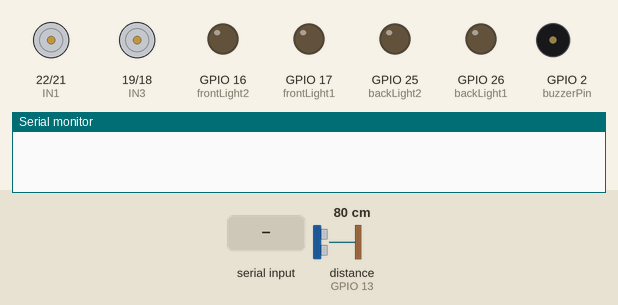
This sketch was run on a simulated ESP32. On the bench: motor-driver pin pairs drawn as motors (green arrow = first pin HIGH = forward, orange = second pin HIGH = backward, longer = more drive, scaled by the enable pin), output pins drawn as LEDs (lit = HIGH), buzzer (waves = sounding, pin HIGH), the last lines printed to the serial monitor. Wiring (inferred from the names in the program): ultrasonic range finder: trigger GPIO 12; echo GPIO 13. Dashed ring = blinking. The inputs (shaded band) are chosen by the test bench; at power-on: distance to the obstacle (sensor on GPIO 13) 80 cm. The echo pulse lasts 58.3 µs per cm; nothing arrives over Bluetooth unless stated; pins used as bus, display or sensor lines are not drawn.

Above: at 1.2 s.
1.3 s: "H" received over the second serial link
At 2.2 s:
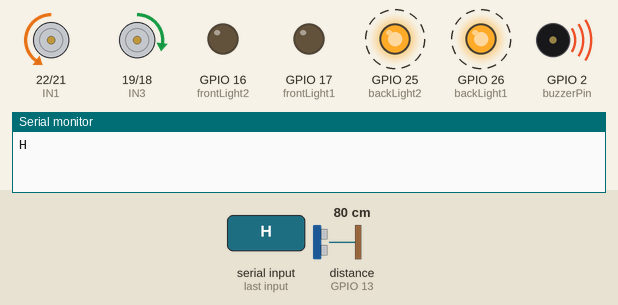
4.3 s: "G" received over the second serial link
At 5.0 s:
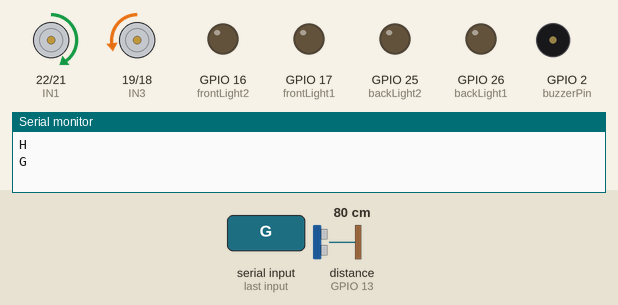
5.8 s: "I" received over the second serial link
At 6.1 s:
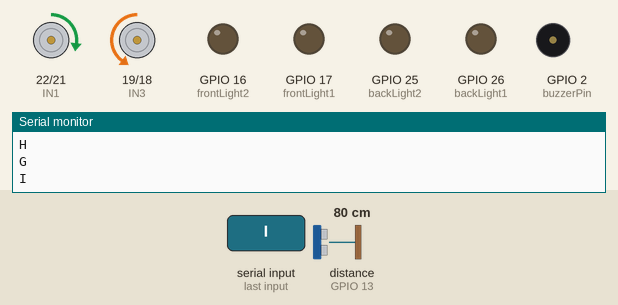
7.3 s: "J" received over the second serial link
At 8.2 s:
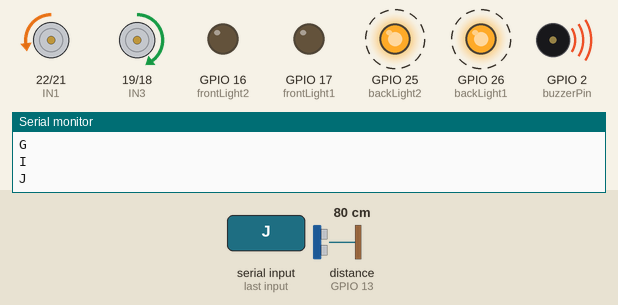
10.3 s: "F90\n" received over the second serial link
At 10.7 s:
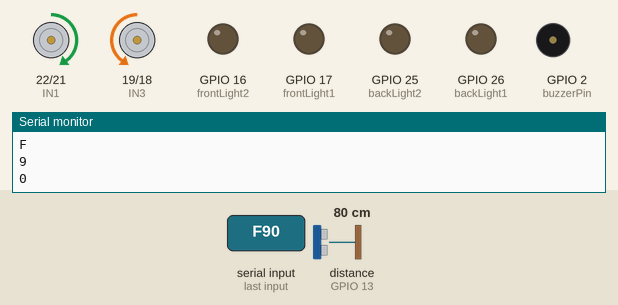
11.8 s: "B90\n" received over the second serial link
At 12.7 s:
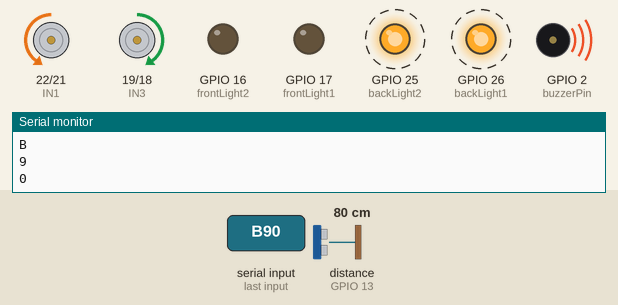
Timing chart, 0 to 15.8 s (numbered marks = the images above; inputs shaded):
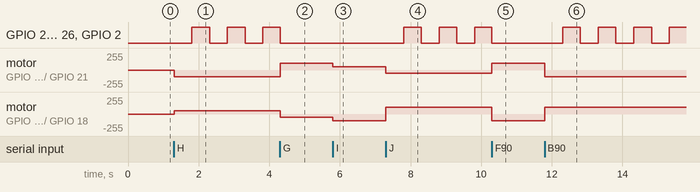

Measured:
- after the input at 1.3 s, GPIO 25 (backLight2), GPIO 26 (backLight1), GPIO 2 (buzzerPin): alternates HIGH for 0.50 s and LOW for 0.50 s, starting after 0.51 s; motor on GPIO 22 (IN1) / GPIO 21 (IN2): stopped → backward 100/255 at once; motor on GPIO 19 (IN3) / GPIO 18 (IN4): stopped → forward 50/255 at once
- after the input at 4.3 s, GPIO 25 (backLight2), GPIO 26 (backLight1), GPIO 2 (buzzerPin): goes on until 4.3 s, then stays LOW; motor on GPIO 22 (IN1) / GPIO 21 (IN2): backward 100/255 → forward 100/255 at once; motor on GPIO 19 (IN3) / GPIO 18 (IN4): forward 50/255 → backward 50/255 at once
- after the input at 5.8 s, motor on GPIO 22 (IN1) / GPIO 21 (IN2): forward 100/255 → forward 50/255 at once; motor on GPIO 19 (IN3) / GPIO 18 (IN4): backward 50/255 → backward 100/255 at once
- after the input at 7.3 s, GPIO 25 (backLight2), GPIO 26 (backLight1), GPIO 2 (buzzerPin): alternates HIGH for 0.50 s and LOW for 0.50 s, starting after 0.50 s; motor on GPIO 22 (IN1) / GPIO 21 (IN2): forward 50/255 → backward 50/255 at once; motor on GPIO 19 (IN3) / GPIO 18 (IN4): backward 100/255 → forward 100/255 at once
- after the input at 10.3 s, GPIO 25 (backLight2), GPIO 26 (backLight1), GPIO 2 (buzzerPin): goes on until 10.3 s, then stays LOW; motor on GPIO 22 (IN1) / GPIO 21 (IN2): backward 50/255 → forward 100/255 at once; motor on GPIO 19 (IN3) / GPIO 18 (IN4): forward 100/255 → backward 100/255 at once
- after the input at 11.8 s, GPIO 25 (backLight2), GPIO 26 (backLight1), GPIO 2 (buzzerPin): alternates HIGH for 0.50 s and LOW for 0.50 s, starting after 0.51 s; motor on GPIO 22 (IN1) / GPIO 21 (IN2): forward 100/255 → backward 100/255 at once; motor on GPIO 19 (IN3) / GPIO 18 (IN4): backward 100/255 → forward 100/255 at once

The sketch:

Main_Code.ino
```cpp
#include "BluetoothSerial.h"
#include <Arduino.h>

BluetoothSerial serialBT;

// Bluetooth signal store in this variable
char btSignal;

// Initial speed
int Speed = 100;

// Declare channels for PWM output
#define R 0
#define L 1

// PWM pins for controlling the speed
int enA = 5;
int enB = 23;

// Motor controlling pins
int IN1 = 22;
int IN2 = 21;
int IN3 = 19;
int IN4 = 18;

// Ultrasonic sensor pins
const int trigPin = 12;
const int echoPin = 13;

// Buzzer pin
const int buzzerPin = 2;

// Distance threshold for braking
const int distanceThreshold = 60;

// Add pin declarations for front and back lights
int frontLight1 = 17; // Pin for the first front light
int frontLight2 = 16; // Pin for the second front light
int backLight1 = 26;  // Pin for the first back light
int backLight2 = 25;  // Pin for the second back light

// Flags for blinking behavior
bool waitingLightsOn = false;
bool blinkingBackwards = false;

// Function prototypes
long getDistance();
void forward();
void backward();
void left();
void right();
void stop();
void ForwardLeft();
void ForwardRight();
void BackLeft();
void BackRight();
void hornOn();
void hornOff();
void handleBackwardBlinking(bool enable);

void setup() {
  Serial.begin(115200);

  // Bluetooth name
  serialBT.begin("Mahmoud Tarek");

  // Output pin declarations
  pinMode(enA, OUTPUT);
  pinMode(enB, OUTPUT);

  // Setup PWM channels
  ledcSetup(R, 5000, 8);
  ledcAttachPin(enA, R);
  ledcSetup(L, 5000, 8);
  ledcAttachPin(enB, L);

  pinMode(IN1, OUTPUT);
  pinMode(IN2, OUTPUT);
  pinMode(IN3, OUTPUT);
  pinMode(IN4, OUTPUT);

  // Ultrasonic sensor pin declarations
  pinMode(trigPin, OUTPUT);
  pinMode(echoPin, INPUT);

  // Buzzer pin declaration
  pinMode(buzzerPin, OUTPUT);
  digitalWrite(buzzerPin, LOW);

  // Setup pins for front and back lights
  pinMode(frontLight1, OUTPUT);
  pinMode(frontLight2, OUTPUT);
  pinMode(backLight1, OUTPUT);
  pinMode(backLight2, OUTPUT);

  // Turn off all lights initially
  digitalWrite(frontLight1, LOW);
  digitalWrite(frontLight2, LOW);
  digitalWrite(backLight1, LOW);
  digitalWrite(backLight2, LOW);
}

void loop() {
  // Check the distance using the ultrasonic sensor
  long distance = getDistance();

  // Handle Bluetooth commands
  while (serialBT.available()) {
    btSignal = serialBT.read();

    // Adjust speed based on signal
    if (btSignal >= '0' && btSignal <= '9') {
      Speed = (btSignal - '0') * 15 + 100;
    } else if (btSignal == 'q') {
      Speed = 255;
    }

    // Display incoming signal in the serial monitor
    Serial.println(btSignal);

    // Control car movement based on signal
    if (distance < distanceThreshold && btSignal == 'F') {
      Serial.println("Obstacle detected. Stopping forward motion.");
      stop();
    } else {
      switch (btSignal) {
        case 'F':
          handleBackwardBlinking(false);
          forward();
          break;
        case 'B':
          handleBackwardBlinking(true);
          backward();
          break;
        case 'L':
          handleBackwardBlinking(false);
          left();
          break;
        case 'R':
          handleBackwardBlinking(false);
          right();
          break;
        case 'G':
          handleBackwardBlinking(false);
          ForwardLeft();
          break;
        case 'I':
          handleBackwardBlinking(false);
          ForwardRight();
          break;
        case 'H':
          handleBackwardBlinking(true);
          BackLeft();
          break;
        case 'J':
          handleBackwardBlinking(true);
          BackRight();
          break;
        case 'S':
          handleBackwardBlinking(false);
          stop();
          break;
        case 'V':
          hornOn();
          break;
        case 'v':
          hornOff();
          break;
        case 'W':
          digitalWrite(frontLight1, HIGH);
          digitalWrite(frontLight2, HIGH);
          break;
        case 'w':
          digitalWrite(frontLight1, LOW);
          digitalWrite(frontLight2, LOW);
          break;
        case 'U':
          digitalWrite(backLight1, HIGH);
          digitalWrite(backLight2, HIGH);
          break;
        case 'u':
          digitalWrite(backLight1, LOW);
          digitalWrite(backLight2, LOW);
          break;
        case 'X':
          waitingLightsOn = true;
          break;
        case 'x':
          waitingLightsOn = false;
          digitalWrite(frontLight1, LOW);
          digitalWrite(frontLight2, LOW);
          digitalWrite(backLight1, LOW);
          digitalWrite(backLight2, LOW);
          break;
        default:
          break;
      }
    }
  }

  // Handle waiting lights blinking
  if (waitingLightsOn) {
    static unsigned long previousMillis = 0;
    const unsigned long interval = 500;

    unsigned long currentMillis = millis();
    if (currentMillis - previousMillis >= interval) {
      previousMillis = currentMillis;

      // Toggle all lights
      bool lightState = digitalRead(frontLight1);
      digitalWrite(frontLight1, !lightState);
      digitalWrite(frontLight2, !lightState);
      digitalWrite(backLight1, !lightState);
      digitalWrite(backLight2, !lightState);
    }
  }

  // Handle backward blinking
  if (blinkingBackwards) {
    static unsigned long lastBlinkTime = 0;
    unsigned long currentMillis = millis();

    if (currentMillis - lastBlinkTime >= 500) {
      lastBlinkTime = currentMillis;

      // Toggle buzzer and backlights
      bool buzzerState = digitalRead(buzzerPin);
      digitalWrite(buzzerPin, !buzzerState);
      digitalWrite(backLight1, !buzzerState);
      digitalWrite(backLight2, !buzzerState);
    }
  }
}

void handleBackwardBlinking(bool enable) {
  if (enable && !blinkingBackwards) {
    blinkingBackwards = true;
    digitalWrite(buzzerPin, HIGH);
    digitalWrite(backLight1, HIGH);
    digitalWrite(backLight2, HIGH);
  } else if (!enable && blinkingBackwards) {
    blinkingBackwards = false;
    digitalWrite(buzzerPin, LOW);
    digitalWrite(backLight1, LOW);
    digitalWrite(backLight2, LOW);
  }
}

long getDistance() {
  digitalWrite(trigPin, LOW);
  delayMicroseconds(2);
  digitalWrite(trigPin, HIGH);
  delayMicroseconds(10);
  digitalWrite(trigPin, LOW);

  long duration = pulseIn(echoPin, HIGH);
  long distance = duration * 0.034 / 2;
  return distance;
}

void forward() {
  ledcWrite(R, Speed);
  ledcWrite(L, Speed);

  digitalWrite(IN1, HIGH);
  digitalWrite(IN2, LOW);
  digitalWrite(IN3, LOW);
  digitalWrite(IN4, HIGH);
}

void backward() {
  ledcWrite(R, Speed);
  ledcWrite(L, Speed);

  digitalWrite(IN1, LOW);
  digitalWrite(IN2, HIGH);
  digitalWrite(IN3, HIGH);
  digitalWrite(IN4, LOW);
}

void left() {
  ledcWrite(R, Speed);
  ledcWrite(L, Speed);

  digitalWrite(IN1, HIGH);
  digitalWrite(IN2, LOW);
  digitalWrite(IN3, HIGH);
  digitalWrite(IN4, LOW);
}

void right() {
  ledcWrite(R, Speed);
  ledcWrite(L, Speed);

  digitalWrite(IN1, LOW);
  digitalWrite(IN2, HIGH);
  digitalWrite(IN3, LOW);
  digitalWrite(IN4, HIGH);
}

void stop() {
  ledcWrite(R, 0);
  ledcWrite(L, 0);

  digitalWrite(IN1, LOW);
  digitalWrite(IN2, LOW);
  digitalWrite(IN3, LOW);
  digitalWrite(IN4, LOW);
}

void hornOn() {
  digitalWrite(buzzerPin, HIGH);
}

void hornOff() {
  digitalWrite(buzzerPin, LOW);
}

void ForwardLeft() {
  ledcWrite(R, Speed);
  ledcWrite(L, Speed / 2);

  digitalWrite(IN1, HIGH);
  digitalWrite(IN2, LOW);
  digitalWrite(IN3, LOW);
  digitalWrite(IN4, HIGH);
}

void ForwardRight() {
  ledcWrite(R, Speed / 2);
  ledcWrite(L, Speed);

  digitalWrite(IN1, HIGH);
  digitalWrite(IN2, LOW);
  digitalWrite(IN3, LOW);
  digitalWrite(IN4, HIGH);
}

void BackLeft() {
  ledcWrite(R, Speed);
  ledcWrite(L, Speed / 2);

  digitalWrite(IN1, LOW);
  digitalWrite(IN2, HIGH);
  digitalWrite(IN3, HIGH);
  digitalWrite(IN4, LOW);
}

void BackRight() {
  ledcWrite(R, Speed / 2);
  ledcWrite(L, Speed);

  digitalWrite(IN1, LOW);
  digitalWrite(IN2, HIGH);
  digitalWrite(IN3, HIGH);
  digitalWrite(IN4, LOW);
}
```
